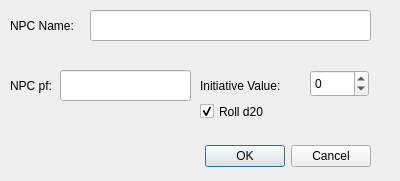
<?xml version="1.0" encoding="UTF-8"?>
<ui version="4.0">
 <class>npcinsert</class>
 <widget class="QDialog" name="npcinsert">
  <property name="geometry">
   <rect>
    <x>0</x>
    <y>0</y>
    <width>400</width>
    <height>181</height>
   </rect>
  </property>
  <property name="windowTitle">
   <string>Insert new custom NPC</string>
  </property>
  <widget class="QDialogButtonBox" name="buttonBox">
   <property name="geometry">
    <rect>
     <x>30</x>
     <y>140</y>
     <width>341</width>
     <height>32</height>
    </rect>
   </property>
   <property name="orientation">
    <enum>Qt::Horizontal</enum>
   </property>
   <property name="standardButtons">
    <set>QDialogButtonBox::Cancel|QDialogButtonBox::Ok</set>
   </property>
  </widget>
  <widget class="QLabel" name="label_2">
   <property name="geometry">
    <rect>
     <x>10</x>
     <y>70</y>
     <width>51</width>
     <height>31</height>
    </rect>
   </property>
   <property name="text">
    <string>NPC pf:</string>
   </property>
  </widget>
  <widget class="QSpinBox" name="sbIni">
   <property name="geometry">
    <rect>
     <x>310</x>
     <y>70</y>
     <width>59</width>
     <height>27</height>
    </rect>
   </property>
   <property name="minimum">
    <number>-99</number>
   </property>
  </widget>
  <widget class="QLabel" name="label_3">
   <property name="geometry">
    <rect>
     <x>200</x>
     <y>70</y>
     <width>111</width>
     <height>31</height>
    </rect>
   </property>
   <property name="text">
    <string>Initiative Value:</string>
   </property>
  </widget>
  <widget class="QCheckBox" name="cbRd20">
   <property name="geometry">
    <rect>
     <x>200</x>
     <y>100</y>
     <width>91</width>
     <height>23</height>
    </rect>
   </property>
   <property name="text">
    <string>Roll d20</string>
   </property>
   <property name="checked">
    <bool>true</bool>
   </property>
   <property name="tristate">
    <bool>false</bool>
   </property>
  </widget>
  <widget class="QLabel" name="label">
   <property name="geometry">
    <rect>
     <x>10</x>
     <y>10</y>
     <width>81</width>
     <height>31</height>
    </rect>
   </property>
   <property name="text">
    <string>NPC Name:</string>
   </property>
  </widget>
  <widget class="QLineEdit" name="leName">
   <property name="geometry">
    <rect>
     <x>90</x>
     <y>10</y>
     <width>281</width>
     <height>31</height>
    </rect>
   </property>
  </widget>
  <widget class="QLineEdit" name="lePF">
   <property name="geometry">
    <rect>
     <x>60</x>
     <y>70</y>
     <width>131</width>
     <height>31</height>
    </rect>
   </property>
  </widget>
 </widget>
 <tabstops>
  <tabstop>leName</tabstop>
  <tabstop>lePF</tabstop>
  <tabstop>sbIni</tabstop>
  <tabstop>buttonBox</tabstop>
  <tabstop>cbRd20</tabstop>
 </tabstops>
 <resources/>
 <connections>
  <connection>
   <sender>buttonBox</sender>
   <signal>accepted()</signal>
   <receiver>npcinsert</receiver>
   <slot>accept()</slot>
   <hints>
    <hint type="sourcelabel">
     <x>248</x>
     <y>254</y>
    </hint>
    <hint type="destinationlabel">
     <x>157</x>
     <y>274</y>
    </hint>
   </hints>
  </connection>
  <connection>
   <sender>buttonBox</sender>
   <signal>rejected()</signal>
   <receiver>npcinsert</receiver>
   <slot>reject()</slot>
   <hints>
    <hint type="sourcelabel">
     <x>316</x>
     <y>260</y>
    </hint>
    <hint type="destinationlabel">
     <x>286</x>
     <y>274</y>
    </hint>
   </hints>
  </connection>
 </connections>
</ui>
